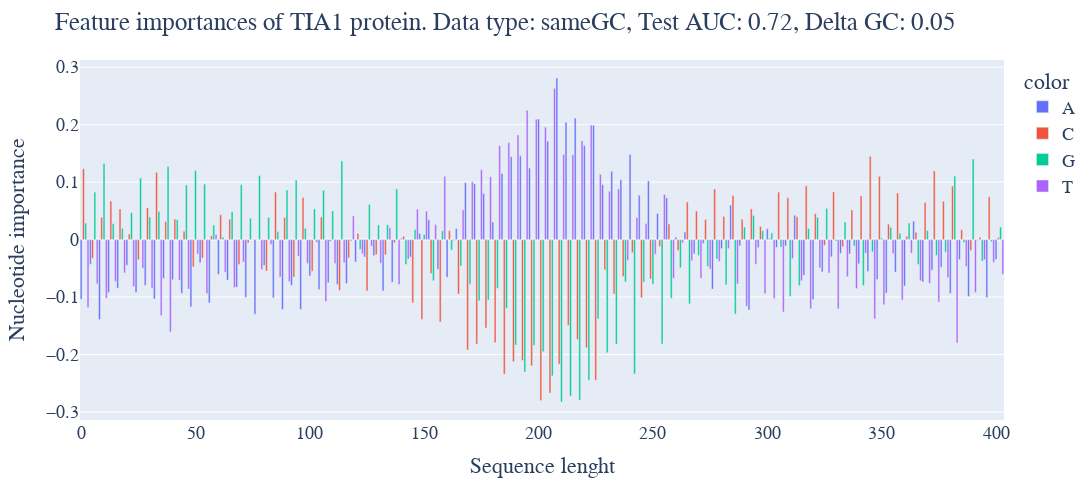
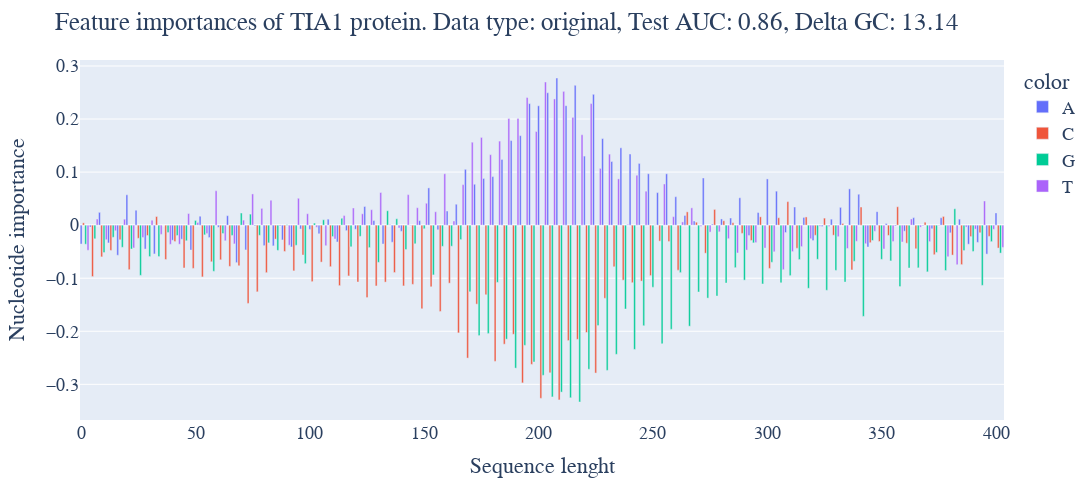
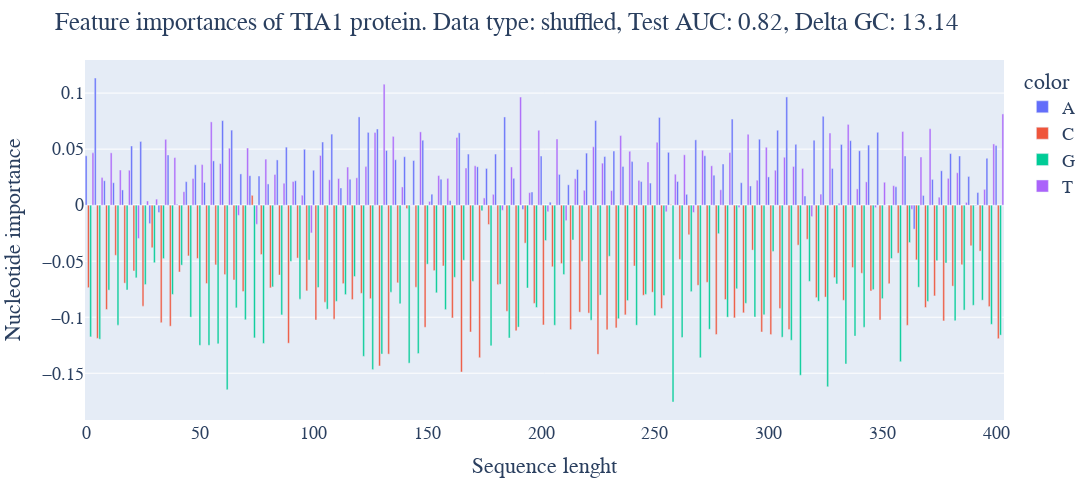

Write notebook code for charts like these, in order.
### Markdown cell above
### TIA1_RBP31
- Delta GC = 12.4
- Original AUC = 0.86
- Shuffled AUC = 0.80
- Same GC AUC = 0.74

Big GC difference and strong pattern

### Code cell
TIA1_RBP31 = Path("/home/mrkvrbl/Diplomka/Data/rbp31/ICLIP_TIA1/train")

TIA1_specs = process_protein(TIA1_RBP31)
print(TIA1_specs)

for entry in TIA1_specs:
    (df_type, AUC, baseline, delta_gc) = entry
    logreg_feature_importance(baseline, df_type, AUC, "TIA1", delta_gc)
